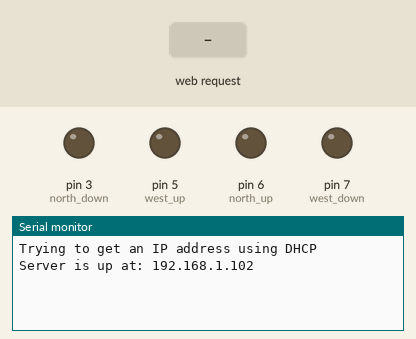
Bench run of a sketch on a simulated Arduino Uno, built with avr-gcc and run on an emulated ATmega328P. On the bench: output pins drawn as LEDs (lit = HIGH), the last lines printed to the serial monitor. Inputs (shaded band) come from the test bench. WiFi joins after 1.5 s; servers stay silent unless stated.

Above: at 2.2 s.
2.3 s: HTTP request GET /west.htm received
At 3.4 s:
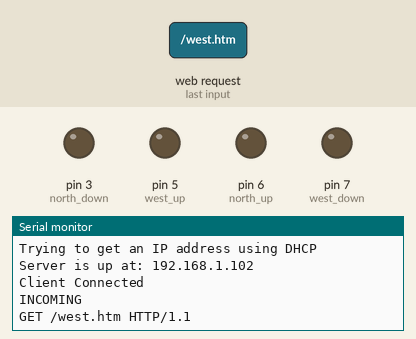
3.8 s: HTTP request GET /north.htm received
At 4.5 s:
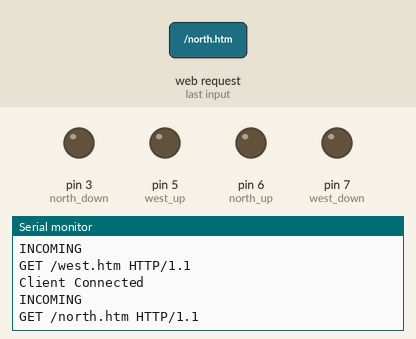

The sketch:

door_opener_yellowshed.ino
```cpp
#include <Ethernet.h>
#include <SPI.h>

int west_up = 5;
int west_down = 7;
int north_up = 6;
int north_down = 3;

// assign a MAC address for the ethernet controller.
// fill in your address here:
byte mac[] = {
  0x90, 0xA2, 0xDA, 0x0F, 0x92, 0x43};
// assign an IP address for the controller:
IPAddress ip(192,168,1,102);
IPAddress gateway(192,168,1,1);
IPAddress subnet(255, 255, 255, 0);
EthernetServer server(80);

String readString;

void setup() {
  Serial.begin(9600);

  // start the Ethernet connection:
  Serial.println("Trying to get an IP address using DHCP");
 // if (Ethernet.begin(mac) == 0) {
  //  Serial.println("Failed to configure Ethernet using DHCP");
    // initialize the ethernet device not using DHCP:
    Ethernet.begin(mac, ip, gateway, subnet);
//  }

  server.begin();

  pinMode(west_up, OUTPUT);
  pinMode(west_down, OUTPUT);
  pinMode(north_up, OUTPUT);
  pinMode(north_down , OUTPUT);

  delay(1000);

  Serial.print("Server is up at: ");
  Serial.println(Ethernet.localIP());
}


void loop() {  // Create a client connection
  EthernetClient client = server.available();
  if (client) {
    Serial.println("Client Connected");
    while (client.connected()) {
      if (client.available()) {
        char c = client.read();

        //read char by char HTTP request
        if (readString.length() < 100) {

          //store characters to string
          readString += c;
       //   Serial.print(c);
        }

        //if HTTP request has ended
        if (c == '\n') {

          ///////////////
          Serial.println("INCOMING");
          Serial.println(readString); //print to serial monitor for debuging


          client.println("HTTP/1.1 200 OK"); //send new page
          client.println("Content-Type: text/html");
          client.println();

          client.println("<!DOCTYPE html> <html> <head>");

          String redirect = "<meta http-equiv=\"refresh\" content=\"0; url=http://arduino.shannonfarms.com/yellowshed";


        ///////////////////// control arduino pin
          if(readString.indexOf("?open1") >0)//checks for on
          {
            Serial.println("Raise");
            redirect.concat("/west.htm");
            raise(1);
          }
          else if(readString.indexOf("?close1") >0)//checks for off
          {
            Serial.println("Lower");
            redirect.concat("/west.htm");
            lower(1);
          }
          else if(readString.indexOf("?open2") >0)//checks for on
          {
            Serial.println("Raise");
            redirect.concat("/north.htm");
            raise(2);
          }
          else if(readString.indexOf("?close2") >0)//checks for off
          {
            Serial.println("Lower");
            redirect.concat("/north.htm");
            lower(2);
          }

           client.println(redirect);
           client.println("\" /></head></html>");

           delay(1);
           //stopping client
           client.flush();
           client.stop();

           //clearing string for next read

           readString="";
        }
      }
    }
  }
}

void raise(int door) {
  switch (door) {
    case 1:
      digitalWrite(west_up, HIGH);
      delay(500);
      digitalWrite(west_up, LOW);
      break;
    case 2:
      digitalWrite(north_up, HIGH);
      delay(500);
      digitalWrite(north_up, LOW);
      break;
  }
}

void lower(int door) {
  switch (door) {
    case 1:
      digitalWrite(west_down, HIGH);
      delay(500);
      digitalWrite(west_down, LOW);
      break;
    case 2:
      digitalWrite(north_down, HIGH);
      delay(500);
      digitalWrite(north_down, LOW);
      break;
  }
}
```

Measured:
- after the input at 2.3 s, the serial monitor: prints a new line at once (image 1)
- after the input at 3.8 s, the serial monitor: prints a new line at once (image 2)
